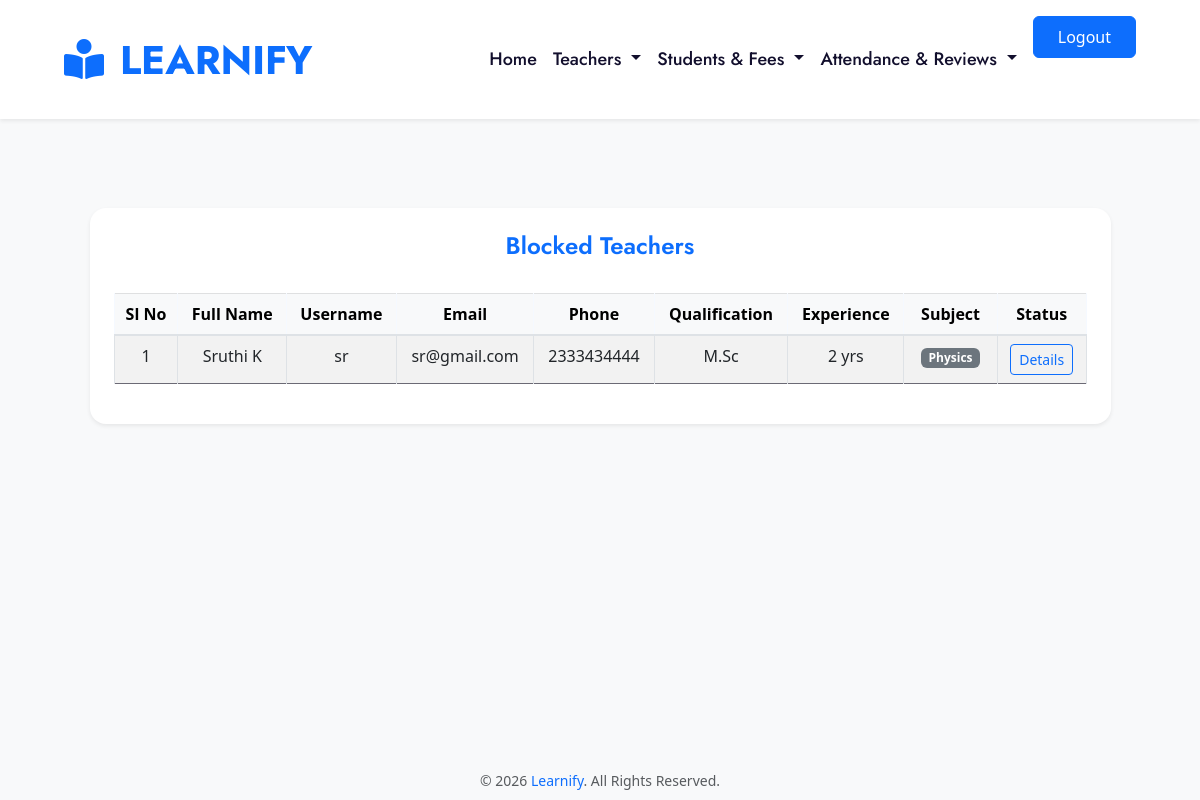
Page /blockedteachers on the committed database.
### Teacher/models.py (models this page shows)
class Teacher_Reg(models.Model):
    user = models.OneToOneField(User, on_delete=models.CASCADE)
    gender=models.CharField(max_length=100,default='null')
    qualification = models.CharField(max_length=100)
    experience = models.CharField(max_length=50)
    phone=models.CharField(max_length=10,default='null')
    subjects = models.ManyToManyField(Subject)
    profile_picture = models.ImageField(upload_to='teacher_profiles/',null=True,blank=True)
    certificates=models.FileField(upload_to='certificates/',null=True,blank=True)
    id_card=models.FileField(upload_to='proof',default='null')
    status=models.CharField(max_length=100,default='pending')

### SiteAdmin/models.py (models this page shows, shortened)
class Subject(models.Model):
    subjectname=models.CharField(max_length=100)

### SiteAdmin/views.py (the view)
# urls.py: path('blockedteachers',views.blockedteachers,name='blockedteachers'),
def blockedteachers(request):
    teachers=Teacher_Reg.objects.filter(status='blocked')
    return render(request,'admin/blocked_teachers.html',{'teacher':teachers})

### template/admin/blocked_teachers.html (shortened to what this page needs)
{% extends 'admin/page.html' %}
{% block content %}
</head>
<body>
<div class="container py-5 mt-5">
    <div class="row justify-content-center">
        <div class="col-lg-11 col-md-12 col-sm-12">
            <div class="card shadow-sm border-0">
                <div class="text-center pt-4">
                    <h4 class="fw-semibold text-primary">Blocked Teachers</h4>
                </div>
                <div class="card-body p-4">
                    {% if teacher %}
                    <div class="table-responsive">
                        <table class="table table-striped table-bordered align-middle text-center">
                            <thead class="table-light">
                                <tr>
                                    <th>Sl No</th>
                                    <th>Full Name</th>
                                    <th>Username</th>
                                    <th>Email</th>
                                    <th>Phone</th>
                                    <th>Qualification</th>
                                    <th>Experience</th>
                                    <th>Subject</th>
                                    <th>Status</th>
                                </tr>
                            </thead>
                            <tbody>
                                {% for teacher in teacher %}
                                <tr>
                                    <td>{{ forloop.counter }}</td>
                                    <td>{{ teacher.user.first_name }} {{ teacher.user.last_name }}</td>
                                    <td>{{ teacher.user.username }}</td>
                                    <td>{{ teacher.user.email }}</td>
                                    <td>{{ teacher.phone }}</td>
                                    <td>{{ teacher.qualification }}</td>
                                    <td>{{ teacher.experience }} yrs</td>
                                    <td>{% for sub in teacher.subjects.all %}
                                        <span class="badge bg-secondary mx-1">{{ sub.subjectname }}</span>
                                    {% endfor %}</td>
                                    <td><a href="{%  url 'teacher_deatils' teacher.id %}"  class="btn btn-sm btn-outline-primary">Details</a></td>
                                </tr>
                                {% endfor %}
                            </tbody>
                        </table>
                    </div>
                    {% else %}
                        <div class="alert alert-info text-center">No teachers found.</div>
                    {% endif %}
                </div>
            </div>
        </div>
    </div>
</div>
{% endblock %}

### template/admin/blocked_teachers.html (style rules this page uses)
body { background-color: #f4f6f9; }
.card { border-radius: 1rem; }

### rows in the picture
Teacher_Reg: user.first_name "Sruthi", user.last_name "K", user.username "sr", user.email "sr@gmail.com", phone "2333434444", qualification "M.Sc", experience "2"
Subject: subjectname "Physics"
